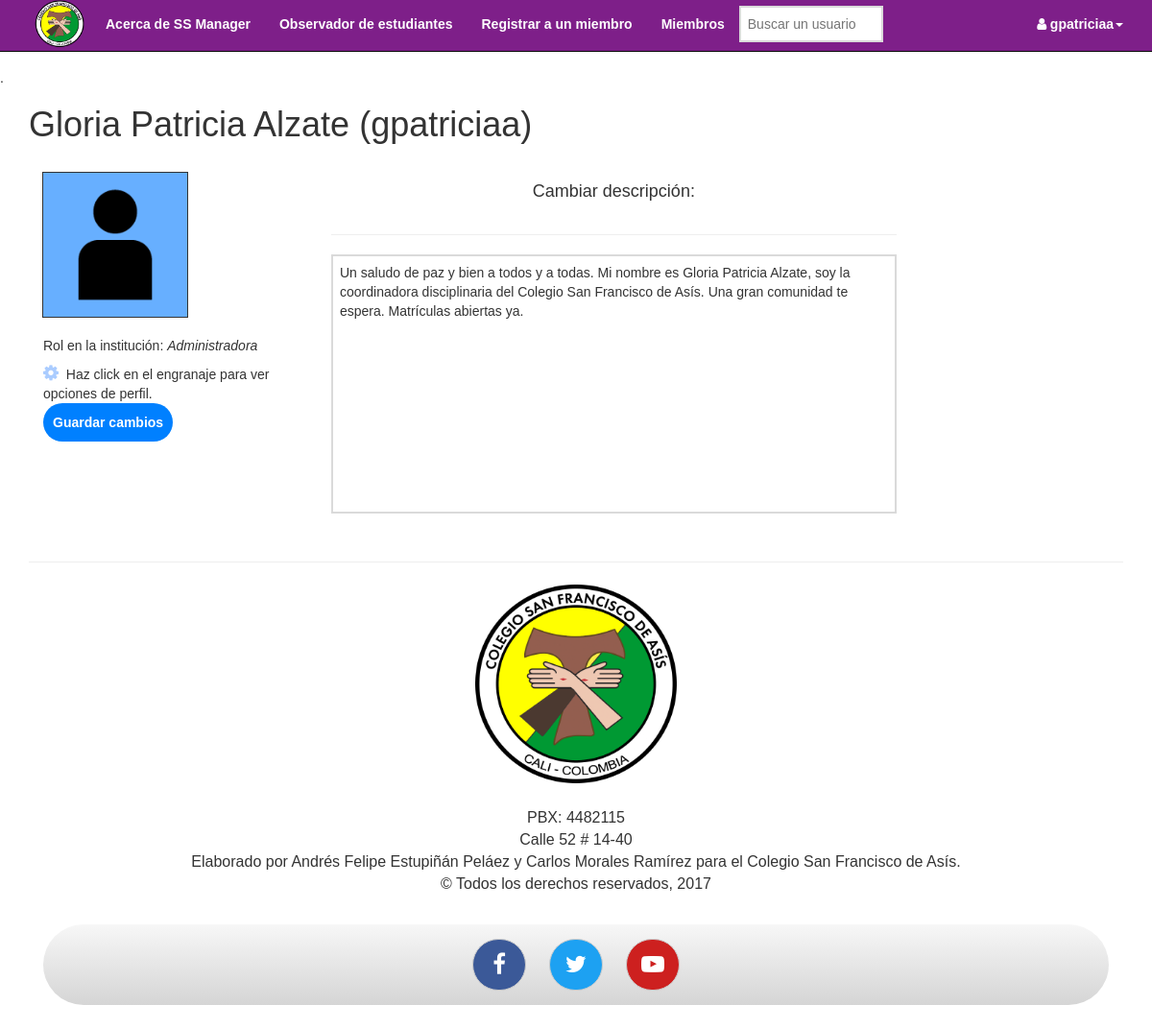
The app's page /old/profile-old-1.php (signed in) with its own data.
### tables this page shows
CREATE TABLE `accounts` (
  `id` bigint(20) UNSIGNED NOT NULL,
  `username` varchar(24) DEFAULT NULL,
  `realname` text NOT NULL,
  `pswd` varchar(150) DEFAULT NULL,
  `identificacion` int(11) NOT NULL,
  `recuperacion` varchar(50) NOT NULL,
  `permission` int(1) DEFAULT '1',
  `description` varchar(1500) NOT NULL DEFAULT 'Hola, esta es la descripción de tu perfil.',
  `role` varchar(25) NOT NULL DEFAULT 'Miembro',
  `color` varchar(8) NOT NULL DEFAULT '#17750c',
  `gradedirector` varchar(5) NOT NULL DEFAULT 'Null',
  `changepswd` int(11) NOT NULL
);

### old/profile-old-1.php (the view, shortened to what this page needs)
<!DOCTYPE html>
<html lang="es">
<head>
    <link href="css/bootstrap.min.css" rel="stylesheet">
    <link href = "css/font-awesome/css/font-awesome.min.css" rel="stylesheet" type="text/css">
    <link href = "css/cosfa.css" rel = "stylesheet" type = "text/css">
</head>
<body>
    <?php
        require('css/design/nav.php');
        $username = $_SESSION['username'];
        $result = mysql_query("SELECT * FROM `accounts` WHERE `username` = '$username';") or die(mysql_error());
        if(mysql_num_rows($result) >= 1)
        {
            $rows = mysql_fetch_array($result, MYSQL_ASSOC);
            $description = $rows['description'];
            $role = $rows['role'];
        }
    ?>
    <div class="container">
        <div class="row">
            <form method = "GET" id = "desc" class = "form-group">
            <div class="col-lg-12">
                <?php
                    $user = $_SESSION['username'];
                    $name = $_SESSION['realname'];
                    echo "<h1>$name ($user)</h1>";
                ?>
                <br>
                <div class = "col-lg-3">
                    <img src = "img/usertemp.png" style = "outline-color: #000; outline: 1px solid;" width = "150px" height = "150px"/><br><br>
                    <div class = "dropdown">
                        <?php
                            echo "<p>Rol en la institución: <i>$role</i></p>";
                        ?>
                        <a href = "javascript:void(0);" class = "dropdown-toggle" data-toggle = "dropdown"><i class="fa fa-cog" aria-hidden="true" style = "font-size: 14pt;"></i></a>&nbsp;&nbsp;Haz click en el engranaje para ver opciones de perfil.
                      <br>
                        <input id = "subm" type = "submit" name = "btn" value = "Guardar cambios"/>
                    </div>
                </div>
                <div class = "col-lg-9" style = "float: right;">
                    <div class = "col-lg-9 text-center" style = "display: block;" id = "description">
                        <label for = "descript"><h4 style = "text-align: right;">Cambiar descripción: </h4></label>
                        <hr>
                            <?php
                                echo "
                                    <textarea maxlength = '1500' name = 'descript' id = 'descript' form = 'desc' class = 'txtarea'>$description</textarea>
                                ";
                            ?>
                    </div>
                </div>
                </form>
            </div>
        </div>
        <?php
            require('css/design/foot.php');
        ?>
</body>
</html>
</html>

### css/cosfa.css (style rules this page uses)
body { padding-top: 70px; }
div.container { font-family: Arial, sans-serif; }
hr { color: #000000; }
input[type = "email"], input[type = "password"], input[type = "number"], input[type = "text"], input[type="date"], textarea { border: 2px solid #dadada; outline-offset: 1px; outline-color: #cee; padding: 7px; transition: all 0.2s; }
input#subm, button.chido { padding: 10px; border: 0; background-color: #0080FF; font-weight: bold; color: #FFFFFF; border-radius: 100px; transition: all 0.5s; }

### old/profile-old-1.php (style rules this page uses)
.txtarea { resize: none; width: 100%; height: 270px; }
a { color: #AACCFF; font-weight: bold; transition: color 0.2s; text-decoration: none; }

### records on screen
accounts: role "Administradora", descript "Un saludo de paz y bien a todos y a todas. Mi nombre es Gloria Patricia Alzate, soy la coordinadora disciplinaria del Colegio San Francisco de Asís. Una gran comunidad te espera. Matrículas abiertas ya."

### other values on screen
$user "gpatriciaa"
$name "Gloria Patricia Alzate"
